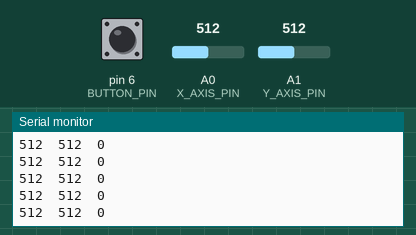
The sketch below on a simulated Arduino Uno, built with avr-gcc and run on an emulated ATmega328P. Parts: the last lines printed to the serial monitor. Inputs (shaded band) come from the test bench; at power-on: A1 (Y_AXIS_PIN) = 512, A0 (X_AXIS_PIN) = 512, pin 6 (BUTTON_PIN) HIGH.

Above: at 4.2 s.
4.3 s: A1 (Y_AXIS_PIN) set to 987
At 5.0 s:
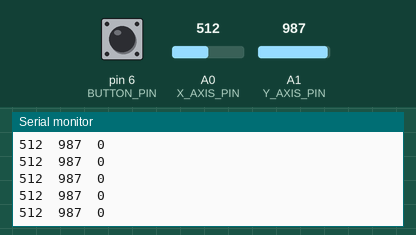
7.3 s: A1 (Y_AXIS_PIN) set to 1007
At 8.1 s:
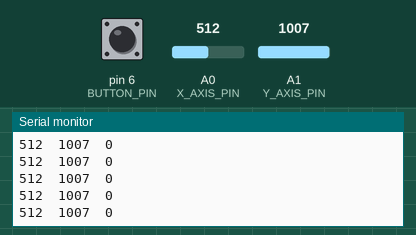
11.9 s: A0 (X_AXIS_PIN) set to 104
At 12.5 s:
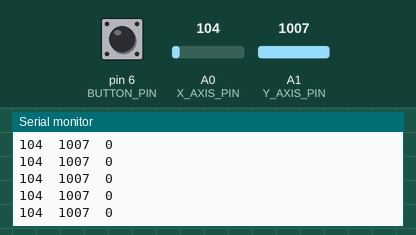
14.9 s: A0 (X_AXIS_PIN) set to 95
At 15.8 s:
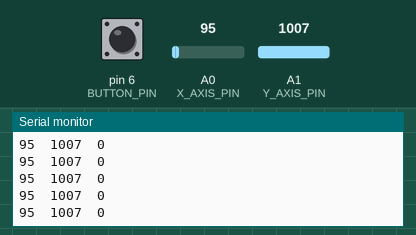
Timing chart, 0 to 17.4 s (numbered marks = the images above; inputs shaded):
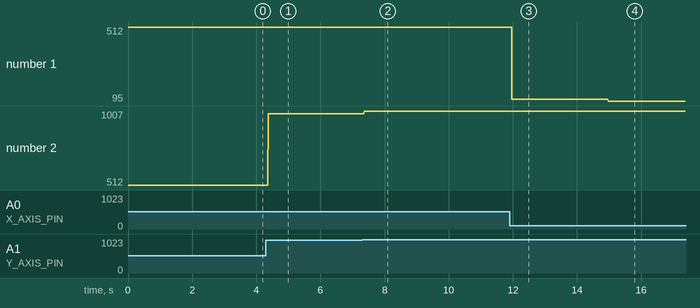

The sketch:

joystick_module.ino
```cpp
const int X_AXIS_PIN = A0;
const int Y_AXIS_PIN = A1;
const int BUTTON_PIN = 6;
int xAxisVal = 0;
int yAxisVal = 0;
int buttonVal = 0;

void setup() {
    Serial.begin(9600);
    pinMode(BUTTON_PIN, INPUT);
    digitalWrite(BUTTON_PIN, HIGH);
}

void loop() {
    xAxisVal = analogRead(X_AXIS_PIN);
    yAxisVal = analogRead(Y_AXIS_PIN);
    buttonVal = !digitalRead(BUTTON_PIN);
    Serial.println((String)xAxisVal + "\t" + (String)yAxisVal + "\t" + (String)buttonVal);
}
```

Measured:
- after the input at 4.3 s, the serial monitor: prints a new line after 0.07 s (image 1)
- after the input at 7.3 s, the serial monitor: prints a new line after 0.07 s (image 2)
- after the input at 11.9 s, the serial monitor: prints a new line after 0.07 s (image 3)
- after the input at 14.9 s, the serial monitor: prints a new line after 0.07 s (image 4)
- plotted number 1: 512 → 104 after the input at 11.9 s, 104 → 95 after the input at 14.9 s
- plotted number 2: 512 → 987 after the input at 4.3 s, 987 → 1007 after the input at 7.3 s
